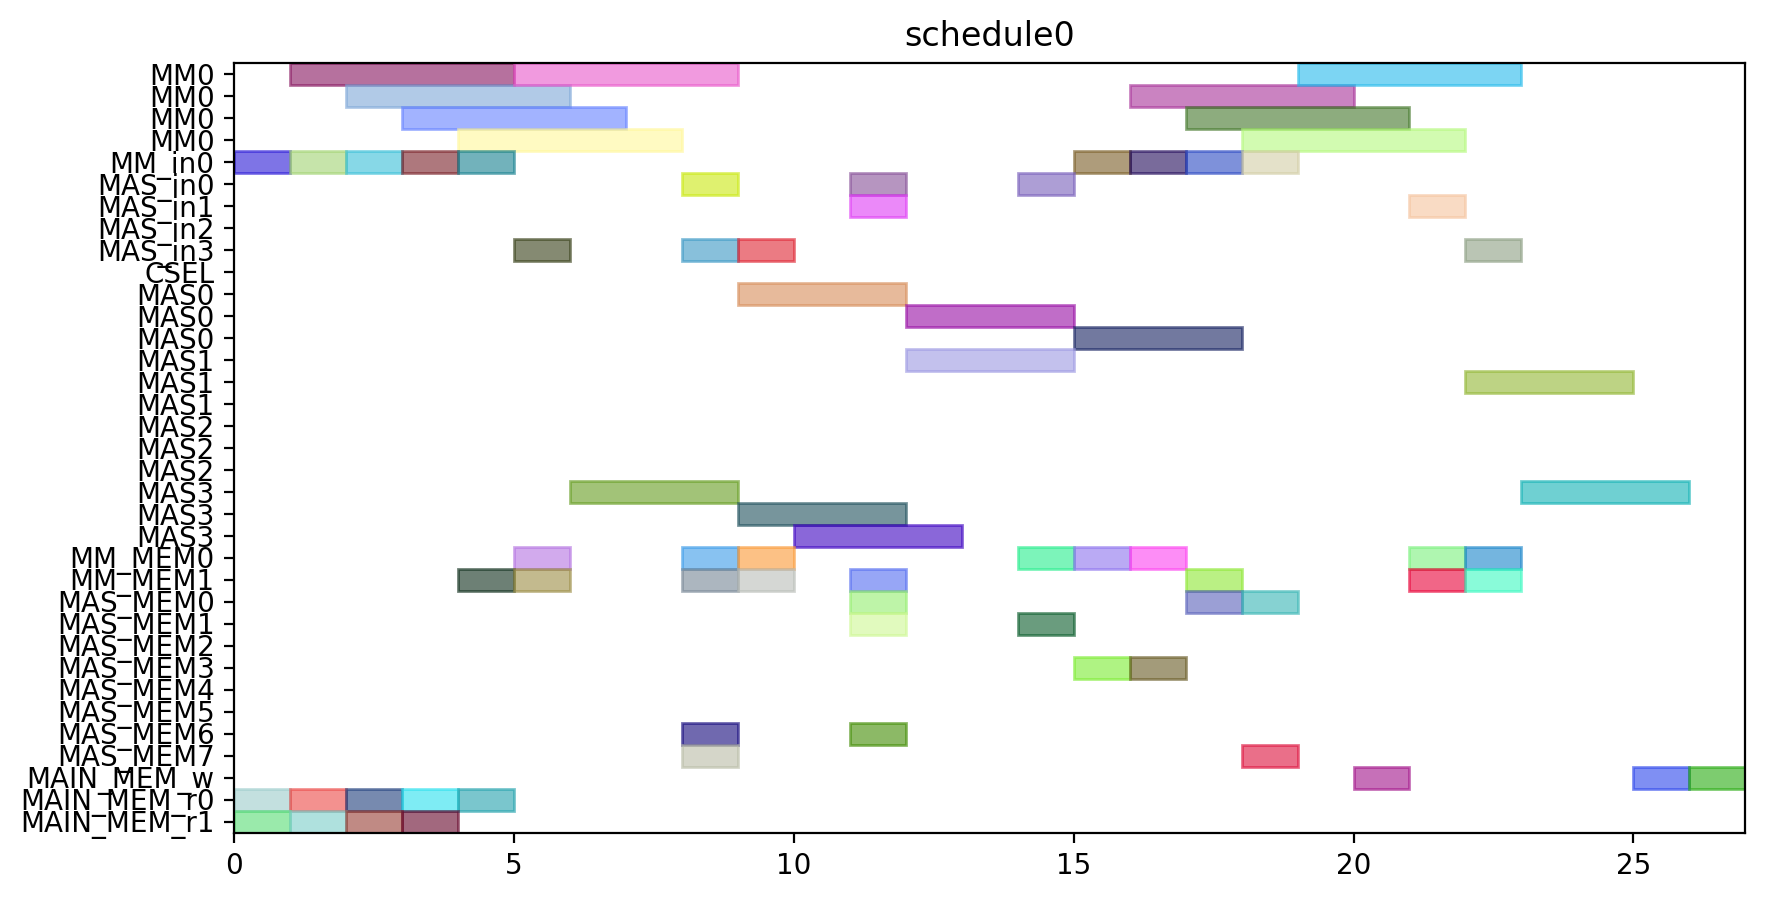

The Python source for this figure:
from pyschedule import Scenario, solvers, plotters, alt


def solve():
	horizon = 120
	S = Scenario("schedule0", horizon=horizon)

	# resource
	MM = S.Resources('MM', num=1, size=4)
	MM_in = S.Resources('MM_in', num=1)
	MAS_in = S.Resources('MAS_in', num=4)
	CSEL = S.Resource('CSEL')
	MAS = S.Resources('MAS', num=4, size=3, periods=range(1, horizon))
	MM_MEM = S.Resources('MM_MEM', num=2)
	MAS_MEM = S.Resources('MAS_MEM', num=8)
	MAIN_MEM_w = S.Resource('MAIN_MEM_w', size=1)
	MAIN_MEM_r = S.Resources('MAIN_MEM_r', num=2)

	# result of previous scheduling

	# new tasks
	t0 = S.Task('t0', length=4, delay_cost=1)
	t0 += alt(MM)
	t0_in = S.Task('t0_in', length=1, delay_cost=1)
	t0_in += alt(MM_in)
	S += t0_in*MM_in[0]<=t0*MM[0]
	t0_mem0 = S.Task('t0_mem0', length=1, delay_cost=1)
	t0_mem0 += MAIN_MEM_r[0]
	S += t0_mem0 <= t0

	t0_mem1 = S.Task('t0_mem1', length=1, delay_cost=1)
	t0_mem1 += MAIN_MEM_r[1]
	S += t0_mem1 <= t0

	t3 = S.Task('t3', length=4, delay_cost=1)
	t3 += alt(MM)
	t3_in = S.Task('t3_in', length=1, delay_cost=1)
	t3_in += alt(MM_in)
	S += t3_in*MM_in[0]<=t3*MM[0]
	t3_mem0 = S.Task('t3_mem0', length=1, delay_cost=1)
	t3_mem0 += MAIN_MEM_r[0]
	S += t3_mem0 <= t3

	t3_mem1 = S.Task('t3_mem1', length=1, delay_cost=1)
	t3_mem1 += MAIN_MEM_r[1]
	S += t3_mem1 <= t3

	t1 = S.Task('t1', length=4, delay_cost=1)
	t1 += alt(MM)
	t1_in = S.Task('t1_in', length=1, delay_cost=1)
	t1_in += alt(MM_in)
	S += t1_in*MM_in[0]<=t1*MM[0]
	t1_mem0 = S.Task('t1_mem0', length=1, delay_cost=1)
	t1_mem0 += MAIN_MEM_r[0]
	S += t1_mem0 <= t1

	t1_mem1 = S.Task('t1_mem1', length=1, delay_cost=1)
	t1_mem1 += MAIN_MEM_r[1]
	S += t1_mem1 <= t1

	t2 = S.Task('t2', length=4, delay_cost=1)
	t2 += alt(MM)
	t2_in = S.Task('t2_in', length=1, delay_cost=1)
	t2_in += alt(MM_in)
	S += t2_in*MM_in[0]<=t2*MM[0]
	t2_mem0 = S.Task('t2_mem0', length=1, delay_cost=1)
	t2_mem0 += MAIN_MEM_r[0]
	S += t2_mem0 <= t2

	t2_mem1 = S.Task('t2_mem1', length=1, delay_cost=1)
	t2_mem1 += MAIN_MEM_r[1]
	S += t2_mem1 <= t2

	t4 = S.Task('t4', length=4, delay_cost=1)
	t4 += alt(MM)
	t4_in = S.Task('t4_in', length=1, delay_cost=1)
	t4_in += alt(MM_in)
	S += t4_in*MM_in[0]<=t4*MM[0]
	t4_mem0 = S.Task('t4_mem0', length=1, delay_cost=1)
	t4_mem0 += MAIN_MEM_r[0]
	S += t4_mem0 <= t4

	t4_mem1 = S.Task('t4_mem1', length=1, delay_cost=1)
	t4_mem1 += alt(MM_MEM)
	S += (t2*MM[0])-1 < t4_mem1*MM_MEM[1]
	S += t4_mem1 <= t4

	t5 = S.Task('t5', length=3, delay_cost=1)
	t5 += alt(MAS)
	t5_in = S.Task('t5_in', length=1, delay_cost=1)
	t5_in += alt(MAS_in)
	S += t5_in*MAS_in[0]<=t5*MAS[0]

	S += t5_in*MAS_in[1]<=t5*MAS[1]

	S += t5_in*MAS_in[2]<=t5*MAS[2]

	S += t5_in*MAS_in[3]<=t5*MAS[3]

	t5_mem0 = S.Task('t5_mem0', length=1, delay_cost=1)
	t5_mem0 += alt(MM_MEM)
	S += (t0*MM[0])-1 < t5_mem0*MM_MEM[0]
	S += t5_mem0 <= t5

	t5_mem1 = S.Task('t5_mem1', length=1, delay_cost=1)
	t5_mem1 += alt(MM_MEM)
	S += (t0*MM[0])-1 < t5_mem1*MM_MEM[1]
	S += t5_mem1 <= t5

	t6 = S.Task('t6', length=3, delay_cost=1)
	t6 += alt(MAS)
	t6_in = S.Task('t6_in', length=1, delay_cost=1)
	t6_in += alt(MAS_in)
	S += t6_in*MAS_in[0]<=t6*MAS[0]

	S += t6_in*MAS_in[1]<=t6*MAS[1]

	S += t6_in*MAS_in[2]<=t6*MAS[2]

	S += t6_in*MAS_in[3]<=t6*MAS[3]

	t6_mem0 = S.Task('t6_mem0', length=1, delay_cost=1)
	t6_mem0 += alt(MAS_MEM)
	S += (t5*MAS[0])-1 < t6_mem0*MAS_MEM[0]
	S += (t5*MAS[1])-1 < t6_mem0*MAS_MEM[2]
	S += (t5*MAS[2])-1 < t6_mem0*MAS_MEM[4]
	S += (t5*MAS[3])-1 < t6_mem0*MAS_MEM[6]
	S += t6_mem0 <= t6

	t6_mem1 = S.Task('t6_mem1', length=1, delay_cost=1)
	t6_mem1 += alt(MAS_MEM)
	S += (t5*MAS[0])-1 < t6_mem1*MAS_MEM[1]
	S += (t5*MAS[1])-1 < t6_mem1*MAS_MEM[3]
	S += (t5*MAS[2])-1 < t6_mem1*MAS_MEM[5]
	S += (t5*MAS[3])-1 < t6_mem1*MAS_MEM[7]
	S += t6_mem1 <= t6

	t9 = S.Task('t9', length=3, delay_cost=1)
	t9 += alt(MAS)
	t9_in = S.Task('t9_in', length=1, delay_cost=1)
	t9_in += alt(MAS_in)
	S += t9_in*MAS_in[0]<=t9*MAS[0]

	S += t9_in*MAS_in[1]<=t9*MAS[1]

	S += t9_in*MAS_in[2]<=t9*MAS[2]

	S += t9_in*MAS_in[3]<=t9*MAS[3]

	t9_mem0 = S.Task('t9_mem0', length=1, delay_cost=1)
	t9_mem0 += alt(MM_MEM)
	S += (t0*MM[0])-1 < t9_mem0*MM_MEM[0]
	S += t9_mem0 <= t9

	t9_mem1 = S.Task('t9_mem1', length=1, delay_cost=1)
	t9_mem1 += alt(MM_MEM)
	S += (t4*MM[0])-1 < t9_mem1*MM_MEM[1]
	S += t9_mem1 <= t9

	t10 = S.Task('t10', length=3, delay_cost=1)
	t10 += alt(MAS)
	t10_in = S.Task('t10_in', length=1, delay_cost=1)
	t10_in += alt(MAS_in)
	S += t10_in*MAS_in[0]<=t10*MAS[0]

	S += t10_in*MAS_in[1]<=t10*MAS[1]

	S += t10_in*MAS_in[2]<=t10*MAS[2]

	S += t10_in*MAS_in[3]<=t10*MAS[3]

	t10_mem0 = S.Task('t10_mem0', length=1, delay_cost=1)
	t10_mem0 += alt(MM_MEM)
	S += (t4*MM[0])-1 < t10_mem0*MM_MEM[0]
	S += t10_mem0 <= t10

	t10_mem1 = S.Task('t10_mem1', length=1, delay_cost=1)
	t10_mem1 += alt(MM_MEM)
	S += (t4*MM[0])-1 < t10_mem1*MM_MEM[1]
	S += t10_mem1 <= t10

	t7 = S.Task('t7', length=3, delay_cost=1)
	t7 += alt(MAS)
	t7_in = S.Task('t7_in', length=1, delay_cost=1)
	t7_in += alt(MAS_in)
	S += t7_in*MAS_in[0]<=t7*MAS[0]

	S += t7_in*MAS_in[1]<=t7*MAS[1]

	S += t7_in*MAS_in[2]<=t7*MAS[2]

	S += t7_in*MAS_in[3]<=t7*MAS[3]

	t7_mem0 = S.Task('t7_mem0', length=1, delay_cost=1)
	t7_mem0 += alt(MAS_MEM)
	S += (t6*MAS[0])-1 < t7_mem0*MAS_MEM[0]
	S += (t6*MAS[1])-1 < t7_mem0*MAS_MEM[2]
	S += (t6*MAS[2])-1 < t7_mem0*MAS_MEM[4]
	S += (t6*MAS[3])-1 < t7_mem0*MAS_MEM[6]
	S += t7_mem0 <= t7

	t7_mem1 = S.Task('t7_mem1', length=1, delay_cost=1)
	t7_mem1 += alt(MAS_MEM)
	S += (t6*MAS[0])-1 < t7_mem1*MAS_MEM[1]
	S += (t6*MAS[1])-1 < t7_mem1*MAS_MEM[3]
	S += (t6*MAS[2])-1 < t7_mem1*MAS_MEM[5]
	S += (t6*MAS[3])-1 < t7_mem1*MAS_MEM[7]
	S += t7_mem1 <= t7

	t11 = S.Task('t11', length=3, delay_cost=1)
	t11 += alt(MAS)
	t11_in = S.Task('t11_in', length=1, delay_cost=1)
	t11_in += alt(MAS_in)
	S += t11_in*MAS_in[0]<=t11*MAS[0]

	S += t11_in*MAS_in[1]<=t11*MAS[1]

	S += t11_in*MAS_in[2]<=t11*MAS[2]

	S += t11_in*MAS_in[3]<=t11*MAS[3]

	t11_mem0 = S.Task('t11_mem0', length=1, delay_cost=1)
	t11_mem0 += alt(MAS_MEM)
	S += (t10*MAS[0])-1 < t11_mem0*MAS_MEM[0]
	S += (t10*MAS[1])-1 < t11_mem0*MAS_MEM[2]
	S += (t10*MAS[2])-1 < t11_mem0*MAS_MEM[4]
	S += (t10*MAS[3])-1 < t11_mem0*MAS_MEM[6]
	S += t11_mem0 <= t11

	t11_mem1 = S.Task('t11_mem1', length=1, delay_cost=1)
	t11_mem1 += alt(MM_MEM)
	S += (t4*MM[0])-1 < t11_mem1*MM_MEM[1]
	S += t11_mem1 <= t11

	t8 = S.Task('t8', length=4, delay_cost=1)
	t8 += alt(MM)
	t8_in = S.Task('t8_in', length=1, delay_cost=1)
	t8_in += alt(MM_in)
	S += t8_in*MM_in[0]<=t8*MM[0]
	t8_mem0 = S.Task('t8_mem0', length=1, delay_cost=1)
	t8_mem0 += alt(MM_MEM)
	S += (t4*MM[0])-1 < t8_mem0*MM_MEM[0]
	S += t8_mem0 <= t8

	t8_mem1 = S.Task('t8_mem1', length=1, delay_cost=1)
	t8_mem1 += alt(MAS_MEM)
	S += (t7*MAS[0])-1 < t8_mem1*MAS_MEM[1]
	S += (t7*MAS[1])-1 < t8_mem1*MAS_MEM[3]
	S += (t7*MAS[2])-1 < t8_mem1*MAS_MEM[5]
	S += (t7*MAS[3])-1 < t8_mem1*MAS_MEM[7]
	S += t8_mem1 <= t8

	new_PZ = S.Task('new_PZ', length=4, delay_cost=1)
	new_PZ += alt(MM)
	new_PZ_in = S.Task('new_PZ_in', length=1, delay_cost=1)
	new_PZ_in += alt(MM_in)
	S += new_PZ_in*MM_in[0]<=new_PZ*MM[0]
	S += 0<new_PZ

	new_PZ_w = S.Task('new_PZ_w', length=1, delay_cost=1)
	new_PZ_w += alt(MAIN_MEM_w)
	S += new_PZ <= new_PZ_w

	new_PZ_mem0 = S.Task('new_PZ_mem0', length=1, delay_cost=1)
	new_PZ_mem0 += alt(MM_MEM)
	S += (t1*MM[0])-1 < new_PZ_mem0*MM_MEM[0]
	S += new_PZ_mem0 <= new_PZ

	new_PZ_mem1 = S.Task('new_PZ_mem1', length=1, delay_cost=1)
	new_PZ_mem1 += alt(MAS_MEM)
	S += (t7*MAS[0])-1 < new_PZ_mem1*MAS_MEM[1]
	S += (t7*MAS[1])-1 < new_PZ_mem1*MAS_MEM[3]
	S += (t7*MAS[2])-1 < new_PZ_mem1*MAS_MEM[5]
	S += (t7*MAS[3])-1 < new_PZ_mem1*MAS_MEM[7]
	S += new_PZ_mem1 <= new_PZ

	t12 = S.Task('t12', length=3, delay_cost=1)
	t12 += alt(MAS)
	t12_in = S.Task('t12_in', length=1, delay_cost=1)
	t12_in += alt(MAS_in)
	S += t12_in*MAS_in[0]<=t12*MAS[0]

	S += t12_in*MAS_in[1]<=t12*MAS[1]

	S += t12_in*MAS_in[2]<=t12*MAS[2]

	S += t12_in*MAS_in[3]<=t12*MAS[3]

	t12_mem0 = S.Task('t12_mem0', length=1, delay_cost=1)
	t12_mem0 += alt(MM_MEM)
	S += (t0*MM[0])-1 < t12_mem0*MM_MEM[0]
	S += t12_mem0 <= t12

	t12_mem1 = S.Task('t12_mem1', length=1, delay_cost=1)
	t12_mem1 += alt(MAS_MEM)
	S += (t11*MAS[0])-1 < t12_mem1*MAS_MEM[1]
	S += (t11*MAS[1])-1 < t12_mem1*MAS_MEM[3]
	S += (t11*MAS[2])-1 < t12_mem1*MAS_MEM[5]
	S += (t11*MAS[3])-1 < t12_mem1*MAS_MEM[7]
	S += t12_mem1 <= t12

	t13 = S.Task('t13', length=4, delay_cost=1)
	t13 += alt(MM)
	t13_in = S.Task('t13_in', length=1, delay_cost=1)
	t13_in += alt(MM_in)
	S += t13_in*MM_in[0]<=t13*MM[0]
	t13_mem0 = S.Task('t13_mem0', length=1, delay_cost=1)
	t13_mem0 += alt(MAS_MEM)
	S += (t12*MAS[0])-1 < t13_mem0*MAS_MEM[0]
	S += (t12*MAS[1])-1 < t13_mem0*MAS_MEM[2]
	S += (t12*MAS[2])-1 < t13_mem0*MAS_MEM[4]
	S += (t12*MAS[3])-1 < t13_mem0*MAS_MEM[6]
	S += t13_mem0 <= t13

	t13_mem1 = S.Task('t13_mem1', length=1, delay_cost=1)
	t13_mem1 += alt(MAS_MEM)
	S += (t9*MAS[0])-1 < t13_mem1*MAS_MEM[1]
	S += (t9*MAS[1])-1 < t13_mem1*MAS_MEM[3]
	S += (t9*MAS[2])-1 < t13_mem1*MAS_MEM[5]
	S += (t9*MAS[3])-1 < t13_mem1*MAS_MEM[7]
	S += t13_mem1 <= t13

	t14 = S.Task('t14', length=4, delay_cost=1)
	t14 += alt(MM)
	t14_in = S.Task('t14_in', length=1, delay_cost=1)
	t14_in += alt(MM_in)
	S += t14_in*MM_in[0]<=t14*MM[0]
	t14_mem0 = S.Task('t14_mem0', length=1, delay_cost=1)
	t14_mem0 += alt(MAS_MEM)
	S += (t12*MAS[0])-1 < t14_mem0*MAS_MEM[0]
	S += (t12*MAS[1])-1 < t14_mem0*MAS_MEM[2]
	S += (t12*MAS[2])-1 < t14_mem0*MAS_MEM[4]
	S += (t12*MAS[3])-1 < t14_mem0*MAS_MEM[6]
	S += t14_mem0 <= t14

	t14_mem1 = S.Task('t14_mem1', length=1, delay_cost=1)
	t14_mem1 += alt(MM_MEM)
	S += (t3*MM[0])-1 < t14_mem1*MM_MEM[1]
	S += t14_mem1 <= t14

	new_PY = S.Task('new_PY', length=3, delay_cost=1)
	new_PY += alt(MAS)
	new_PY_in = S.Task('new_PY_in', length=1, delay_cost=1)
	new_PY_in += alt(MAS_in)
	S += new_PY_in*MAS_in[0]<=new_PY*MAS[0]

	S += new_PY_in*MAS_in[1]<=new_PY*MAS[1]

	S += new_PY_in*MAS_in[2]<=new_PY*MAS[2]

	S += new_PY_in*MAS_in[3]<=new_PY*MAS[3]

	S += 0<new_PY

	new_PY_w = S.Task('new_PY_w', length=1, delay_cost=1)
	new_PY_w += alt(MAIN_MEM_w)
	S += new_PY <= new_PY_w

	new_PY_mem0 = S.Task('new_PY_mem0', length=1, delay_cost=1)
	new_PY_mem0 += alt(MM_MEM)
	S += (t8*MM[0])-1 < new_PY_mem0*MM_MEM[0]
	S += new_PY_mem0 <= new_PY

	new_PY_mem1 = S.Task('new_PY_mem1', length=1, delay_cost=1)
	new_PY_mem1 += alt(MM_MEM)
	S += (t13*MM[0])-1 < new_PY_mem1*MM_MEM[1]
	S += new_PY_mem1 <= new_PY

	new_PX = S.Task('new_PX', length=3, delay_cost=1)
	new_PX += alt(MAS)
	new_PX_in = S.Task('new_PX_in', length=1, delay_cost=1)
	new_PX_in += alt(MAS_in)
	S += new_PX_in*MAS_in[0]<=new_PX*MAS[0]

	S += new_PX_in*MAS_in[1]<=new_PX*MAS[1]

	S += new_PX_in*MAS_in[2]<=new_PX*MAS[2]

	S += new_PX_in*MAS_in[3]<=new_PX*MAS[3]

	S += 0<new_PX

	new_PX_w = S.Task('new_PX_w', length=1, delay_cost=1)
	new_PX_w += alt(MAIN_MEM_w)
	S += new_PX <= new_PX_w

	new_PX_mem0 = S.Task('new_PX_mem0', length=1, delay_cost=1)
	new_PX_mem0 += alt(MM_MEM)
	S += (t14*MM[0])-1 < new_PX_mem0*MM_MEM[0]
	S += new_PX_mem0 <= new_PX

	new_PX_mem1 = S.Task('new_PX_mem1', length=1, delay_cost=1)
	new_PX_mem1 += alt(MM_MEM)
	S += (t14*MM[0])-1 < new_PX_mem1*MM_MEM[1]
	S += new_PX_mem1 <= new_PX

	solvers.mip.solve(S,msg=1,kind='CPLEX',ratio_gap=1.01)

	solution = [['hoge']*len(S.solution()[1]) for i in range(len(S.solution()))]
	for i in range(len(S.solution())):
		for j in range(len(S.solution()[i])):
			solution[i][j]=str(S.solution()[i][j])
	print(solution)

	cycles = int(solution[-1][3])

	pic_file_name = "/home/mfukuda/ABE/multiRAM_multiMAS_16mux/scheduling_result/stage4MM1_stage3MAS4/EP_DBL_A_0/schedule0.png"
	if(S.solution() != []):
		plotters.matplotlib.plot(S,img_filename=pic_file_name, show_task_labels=False, fig_size=(cycles*0.25+3, 5))

	return solution
